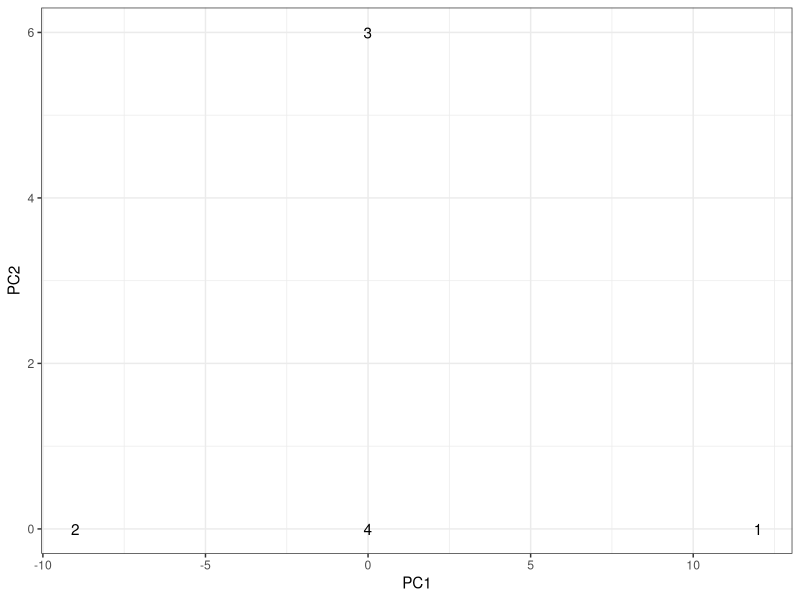
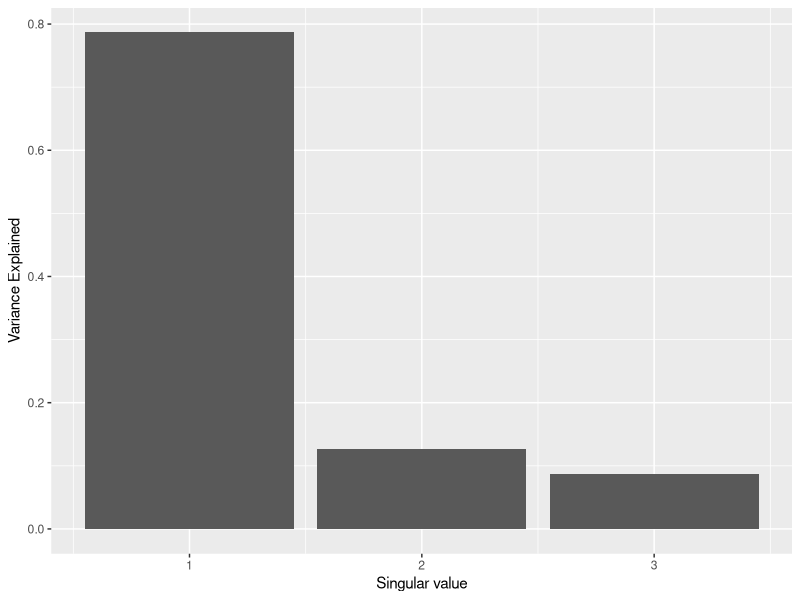
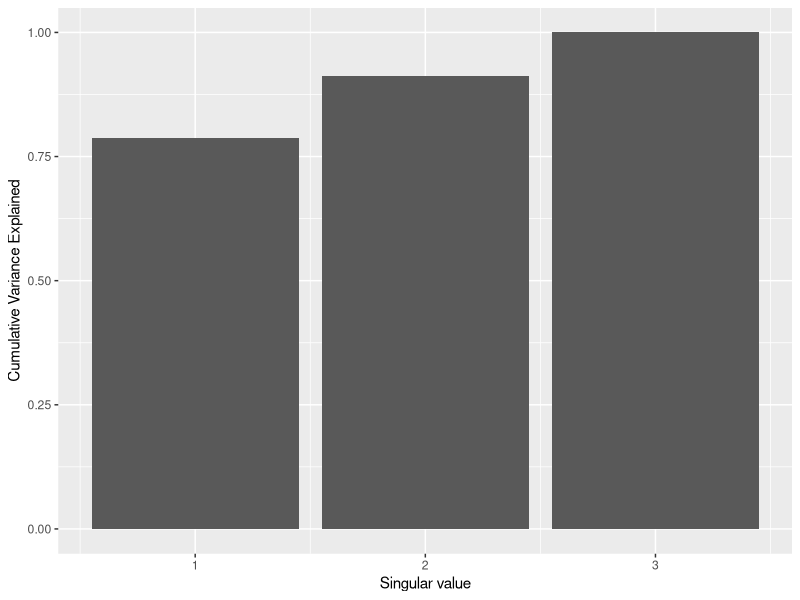

Generate these figures, in order, with R:
# load ggplot2/tidyverse
library(tidyverse)

## Define matrix
x <- matrix(c(4, 8, 8, 0, 0,
              -3, -6, -6, 0, 0,
              -4, 4, -2, 0, 0,
              0, 0, 0, -4, 3), 
            nrow = 4, ncol = 5,
            byrow = TRUE)

# Get rank of matrix
rank_x <- qr(x)$rank

## Perform SVD
svd_result <- svd(x, nu = rank_x, nv = rank_x)

# Get out SVD components
u <- svd_result$u # left singular vectors
d <- (svd_result$d)[1:rank_x] # singular values
s <- diag(d, rank_x, rank_x) # sigma matrix (singular values in diag matrix)
w <- svd_result$v
w_t <- t(w) # right singular vectors

# Confirm SVD equation holds
x_test <- u %*% s %*% w_t
all.equal(x, x_test) # note that direct comparisons using == may not work due to 
# the way numbers are stored in R

# Lower-rank approximations of x
x_1 <- matrix(u[, 1], ncol = 1) %*% s[1:1,1:1] %*% matrix(w_t[1, ], nrow = 1)
x_2 <- u[, 1:2] %*% s[1:2,1:2] %*% w_t[1:2, ]

# Show how the Frobenius norm of x decreases with further approximations
norm(x, type = 'F')
norm(x-x_1, type = 'F')
norm(x-x_2, type = 'F')
norm(x-x_test, type = 'F')

## Principal components analysis
t <- x %*% w
t_other_way <- u %*% s
all.equal(t, t_other_way)

# Plot the data on the new dimensions
t |> 
  as.data.frame() |> 
  rename_with(~paste0('PC', 1:3)) |> 
  mutate(n = 1:nrow(t)) |> 
  ggplot(aes(x = PC1, y = PC2)) +
  geom_text(aes(label = n)) + 
  theme_bw()

## Plot the variance contribution
# Make the dataframe
df <- data.frame('r' = 1:rank_x, # singular value index
                 's' = d, # singular value
                 'e' = d^2, # eigenvalue = singular value squared
                 'var_exp'= d^2/sum(d^2), # variance explained 
                 'cum_var_exp' = cumsum(d^2)/sum(d^2)) # cum var explained

# Variance explained by each singular value
df |> 
  ggplot(aes(x = r)) +
  geom_col(aes(y = var_exp)) +
  labs(x = 'Singular value', y = 'Variance Explained')

# Cumulative variance explained by singular value
df |> 
  ggplot(aes(x = r)) +
  geom_col(aes(y = cum_var_exp)) +
  labs(x = 'Singular value', y = 'Cumulative Variance Explained')
